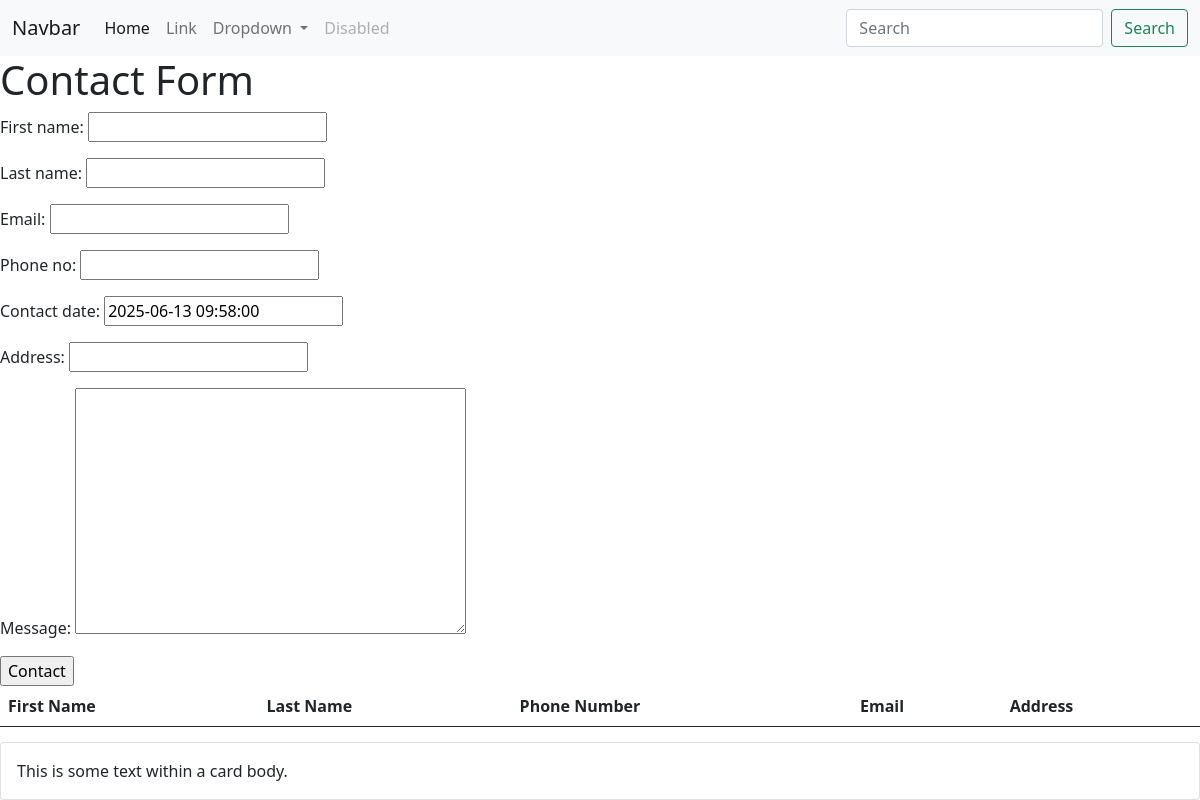
The app's page /secondapp/contact-us/, older data.
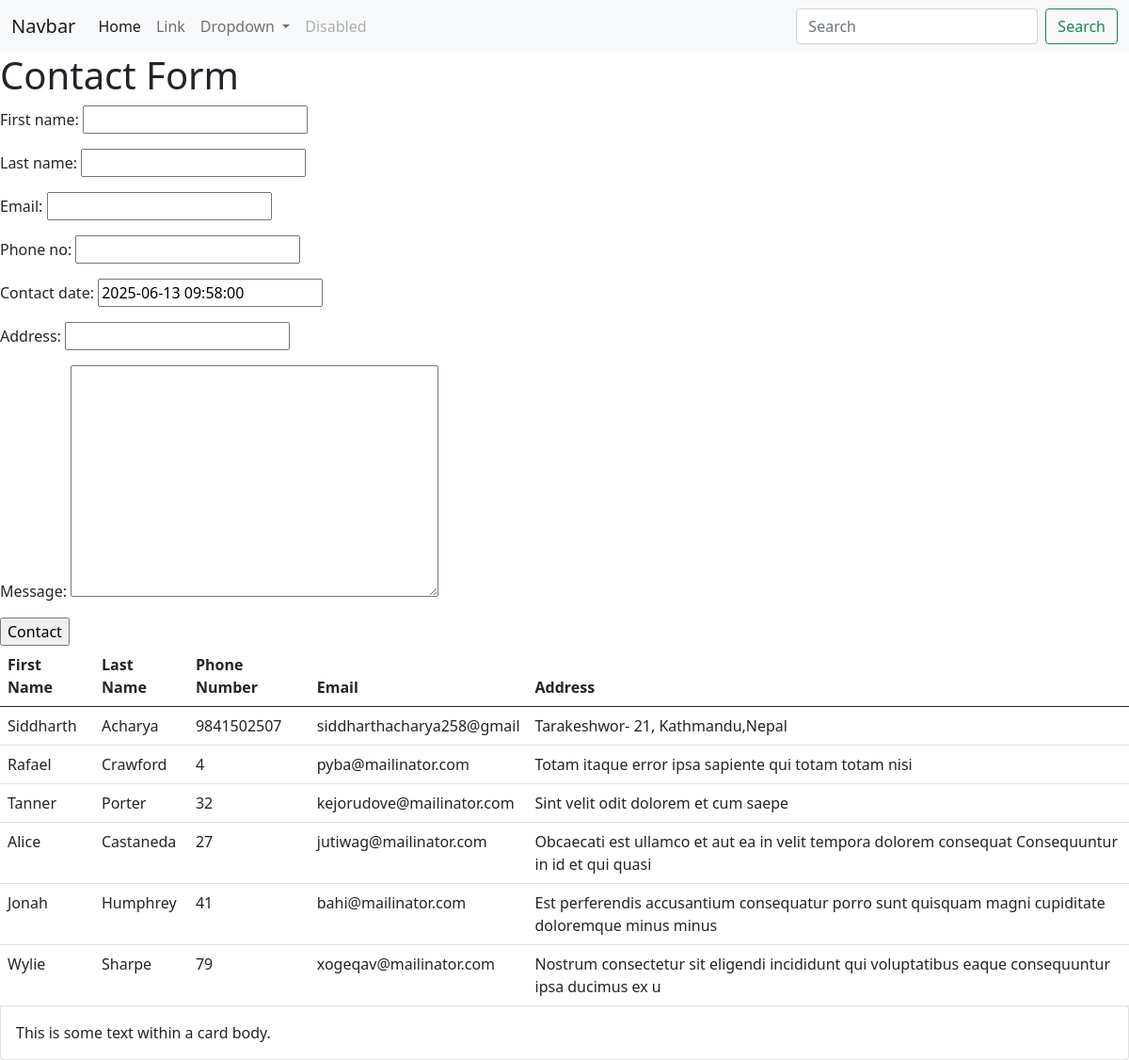
The same page, newer data.
### secondapp/models.py (models this page shows, shortened)
class Contact(models.Model):
    first_name = models.CharField(max_length=100, null=False, blank=False)
    last_name = models.CharField(max_length=100, null=False, blank=False)
    email = models.EmailField(max_length=25, null=False, blank=False, unique=True)
    phone_no = models.IntegerField(max_length=10, null=False, blank=False)
    contact_date = models.DateTimeField(default=datetime.now())
    address = models.CharField(max_length=100, null=False, blank=False)
    message = models.TextField(max_length=250,null=False,  blank=False)

### secondapp/views.py (the view, shortened to what this page needs)
# urls.py: path('contact-us/', views.contact_form, name='contact')
def contact_form(request):
    cf = ContactFrom()
    context = {
        "title": "Day 5 : Contact Form",
        "form" : cf
    }
    data = Contact.objects.all() #fetch all data from contact
    context.setdefault("data", data)
    return render(request, "contact_form.html", context)

### secondapp/forms.py
class ContactFrom(forms.ModelForm):
    class Meta:
        model = Contact
        fields = ("__all__")

### templates/contact_form.html (shortened to what this page needs)
{% extends 'base.html' %}
{% block content %}
<main>
    <section>
        <h1>Contact Form</h1>
        <form action="#" method="POST">
                {{ form.as_p }}
                <input type="submit" value="Contact">
        </form>
    </section>
    <section>
        <table class="table table-hover">
            <thead>
                <tr>
                    <th>First Name</th>
                    <th>Last Name</th>
                    <th>Phone Number</th>
                    <th>Email</th>
                    <th>Address</th>
                </tr>
            </thead>
            <tbody>
                {% for val in data %}
                <tr>
                    <td>{{ val.first_name }}</td>
                    <td>{{ val.last_name }}</td>
                    <td>{{ val.phone_no }}</td>
                    <td>{{ val.email }}</td>
                    <td>{{ val.address }}</td>
                </tr>
                {% endfor %}
            </tbody>
        </table>
    </section>
</main>
{% endblock %}

### templates/base.html (shortened to what this page needs)
{% load static %}
<!DOCTYPE html>
<html lang="en">
<head>
    <link rel="stylesheet" href="{% static 'assets/css/bootstrap.min.css' %}">
</head>
<body>
    <nav class="navbar navbar-expand-lg navbar-light bg-light">
        <div class="container-fluid">
            <a class="navbar-brand" href="#">Navbar</a>
            <div class="collapse navbar-collapse" id="navbarSupportedContent">
                <ul class="navbar-nav me-auto mb-2 mb-lg-0">
                    <li class="nav-item">
                        <a class="nav-link active" aria-current="page" href="#">Home</a>
                    </li>
                    <li class="nav-item">
                        <a class="nav-link" href="#">Link</a>
                    </li>
                    <li class="nav-item dropdown">
                        <a class="nav-link dropdown-toggle" href="#" id="navbarDropdown" role="button"
                            data-bs-toggle="dropdown" aria-expanded="false">
                            Dropdown
                        </a>
                    </li>
                    <li class="nav-item">
                        <a class="nav-link disabled" href="#" tabindex="-1" aria-disabled="true">Disabled</a>
                    </li>
                </ul>
                <form class="d-flex">
                    <input class="form-control me-2" type="search" placeholder="Search" aria-label="Search">
                    <button class="btn btn-outline-success" type="submit">Search</button>
                </form>
            </div>
        </div>
    </nav>
    {% block content %}{% endblock %}
    <div class="card fixed-bottom">
        <div class="card-body">
            This is some text within a card body.
        </div>
    </div>
</body>
</html>

Row changes from the older to the newer data that the page shows:
added Contact: first_name "Siddharth", last_name "Acharya", phone_no "9841502507", email "siddharthacharya258@gmail", address "Tarakeshwor- 21, Kathmandu,Nepal"
added Contact: first_name "Rafael", last_name "Crawford", phone_no "4", email "pyba@mailinator.com", address "Totam itaque error ipsa sapiente qui totam totam nisi"
added Contact: first_name "Tanner", last_name "Porter", phone_no "32", email "kejorudove@mailinator.com", address "Sint velit odit dolorem et cum saepe"
added Contact: first_name "Alice", last_name "Castaneda", phone_no "27", email "jutiwag@mailinator.com", address "Obcaecati est ullamco et aut ea in velit tempora dolorem consequat Consequuntur in id et qui quasi"
added Contact: first_name "Jonah", last_name "Humphrey", phone_no "41", email "bahi@mailinator.com", address "Est perferendis accusantium consequatur porro sunt quisquam magni cupiditate doloremque minus minus"
added Contact: first_name "Wylie", last_name "Sharpe", phone_no "79", email "xogeqav@mailinator.com", address "Nostrum consectetur sit eligendi incididunt qui voluptatibus eaque consequuntur ipsa ducimus ex u"
